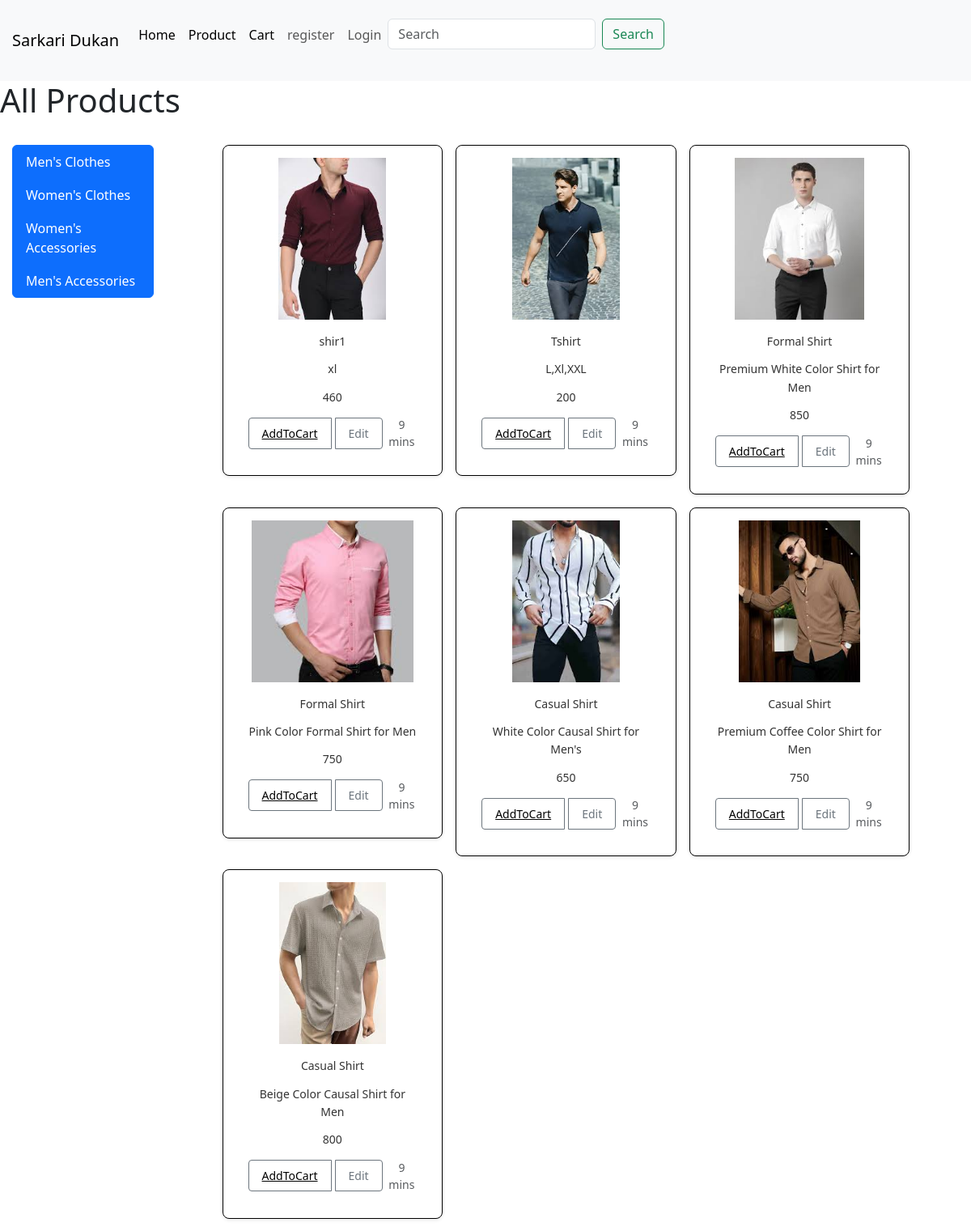
The page /1 on the database its author committed.
### eapp/models.py (models this page shows, shortened)
class Category(models.Model):
    name = models.CharField(max_length=100)
    def __str__(self):
        return self.name

class Product(models.Model):
    name=models.CharField(max_length=30)
    price=models.IntegerField(default=0)
    description=models.TextField(max_length=300,default='',null=True,blank=True)
    category=models.ForeignKey(Category,on_delete=models.CASCADE)
    image=models.ImageField(upload_to='image')
    class Meta:
        db_table='product'

### eapp/views.py (the view)
# urls.py: path('<int:id>',v.cato_wise_pro, name='cato'),
def cato_wise_pro(request,id):
    pl=Product.objects.all()
    duplicate_cate=set()
    for i in pl:
        duplicate_cate.add(i.category)
        pl=Product.objects.filter(category=id)
    context={'duplicate_cate':duplicate_cate,'pl':pl}
    return render(request,'plist.html',context)

### eapp/templates/plist.html (shortened to what this page needs)
{% extends 'base.html' %}
{% block body %}
<h1>All Products</h1>
<div class="container-fluid mt-3">
    <div class="row">
        <div class="col-lg-2 mx-auto">
            <div class="list-group">
                {%for i in duplicate_cate%}
                <a href="{%url 'eapp:cato' i.id%}" class="list-group-item list-group-item-action active">{{i}}</a>
                {%endfor%}
            </div>
        </div>
        <div id="product" class="col-lg-10 mx-auto">
            <div class="container">
                <div class="row row-cols-1 row-cols-sm-2 row-cols-md-3 g-3">
                    {% for i in pl %}
                    <div class="col">
                        <div class="card shadow-sm" style="border: 1.5px solid #000000; border-radius: 8px;">
                            <img src="{{ i.image }}" alt="Please Check Image" width="200px" height="200px">
                            <div class="card-body">
                                <p class="card-text">{{ i.name }}</p>
                                <p class="card-text">{{ i.description }}</p>
                                <p class="card-text">{{ i.price }}</p>
                                <div class="d-flex justify-content-between align-items-center">
                                    <div class="btn-group">
                                        <button type="button" class="btn btn-sm btn-outline-secondary"><a href="{%url 'eapp:add' i.id %}" style="color: black;">AddToCart</a></button>
                                        <button type="button" class="btn btn-sm btn-outline-secondary">Edit</button>
                                    </div>
                                    <small class="text-body-secondary">9 mins</small>
                                </div>
                            </div>
                        </div>
                    </div>
                    {% endfor %}
                </div>
            </div>
        </div>
    </div>
</div>
{% endblock %}

### eapp/static/css/style.css (style rules this page uses)
#product .container { max-width: 90%; margin: 0 auto; }
.card { text-align: center; border: 1.5px solid #000; border-radius: 8px; box-shadow: 0 4px 12px rgba(0, 0, 0, 0.1); padding: 15px; transition: transform 0.3s ease-in-out, box-shadow 0.3s ease-in-out; }
.card img { display: block; margin: 0 auto; width: 100%; height: auto; max-width: 200px; max-height: 200px; object-fit: contain; transition: transform 0.3s ease-in-out; }
.btn-group .btn { margin-right: 5px; padding: 8px 16px; border-radius: 4px; transition: background-color 0.3s ease, color 0.3s ease; }
.card-body p { margin-bottom: 12px; font-size: 14px; line-height: 1.6; color: #333; }
.container-fluid { padding: 15px; }

### rows shown on the page
Category: name "Men's Clothes"
Category: name "Women's Clothes"
Category: name "Women's Accessories"
Category: name "Men's Accessories"
Product: image (picture), name "shir1", description "xl", price "460"
Product: image (picture), name "Tshirt", description "L,Xl,XXL", price "200"
Product: image (picture), name "Formal Shirt", description "Premium White Color Shirt for Men", price "850"
Product: image (picture), name "Formal Shirt", description "Pink Color Formal Shirt for Men", price "750"
Product: image (picture), name "Casual Shirt", description "White Color Causal Shirt for Men's", price "650"
Product: image (picture), name "Casual Shirt", description "Premium Coffee Color Shirt for Men", price "750"
Product: image (picture), name "Casual Shirt", description "Beige Color Causal Shirt for Men", price "800"
